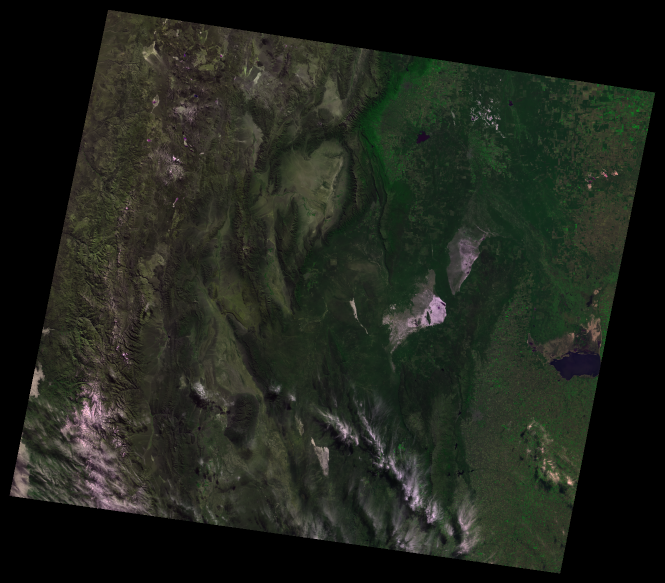
#> input picture algoritmo_v1_com_opencv_e_numpy/imagens/imagem.png, 1329 x 1166 px (shown at 1/2 size)
$ python Detect_dematament_satelite_image.py
#> lines starting #> are read from the running program, lines starting #| are printed output that depends on the picture; after the words box and inside, x2 and y2 are one past the last pixel; in counts of white or black regions, pixels touching at a corner belong together
# Importando bibliotecas
import numpy as np
import cv2

# Carregando imagem
image = cv2.imread('imagens/imagem.png')
#> image is the input picture: shape (1166, 1329, 3); mean B, G, R 27.5, 35.7, 31.8

# Criando HSV da imagem
hsv = cv2.cvtColor(image, cv2.COLOR_BGR2HSV)
#> hsv: shape (1166, 1329, 3); mean H, S, V 34.5, 50.8, 36.9

# Delimitação das cores das nuvens
white_donw = np.array([0, 0, 200])
white_upper = np.array([179, 50, 255])

# Delimitações de cores verde e azul
# Verde
green_donw = np.array([35, 10, 10]) # EM HSV
green_upper = np.array([85, 255, 255]) # EM HSV

# Azul
blue_donw = np.array([90, 50, 20]) # EM HSV
blue_upper = np.array([120, 255, 255]) # EM HSV

# Criando máscaras para as duas cores
green_mask = cv2.inRange(hsv, green_donw, green_upper)
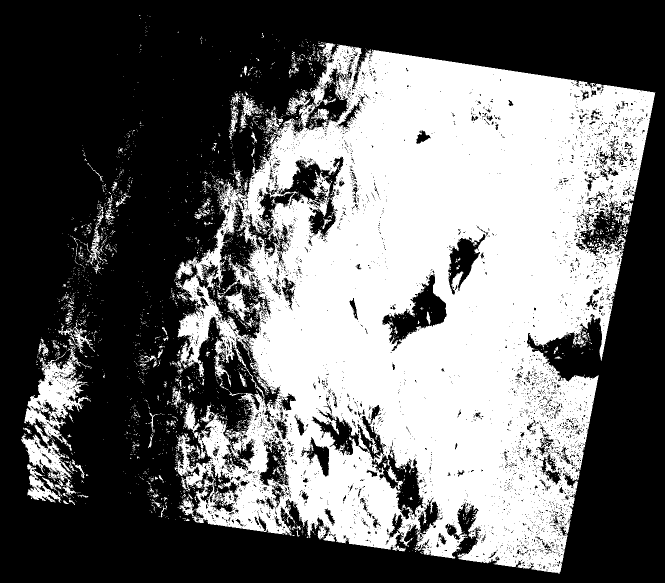
#> green_mask: shape (1166, 1329) (shown at 1/2 size); 42.2% white; 3154 white regions (2983 under 20 px), largest, box (x1, y1, x2, y2) and area: (349, 84, 1311, 1147) 617980, (42, 692, 184, 964) 13062, (54, 928, 123, 1006) 1774
blue_mask = cv2.inRange(hsv, blue_donw, blue_upper)
#> blue_mask: shape (1166, 1329); 0.04% white in thin lines or dots, all inside (x1, y1, x2, y2) = (695, 136, 1201, 1146)
white_mask = cv2.inRange(hsv, white_donw, white_upper)
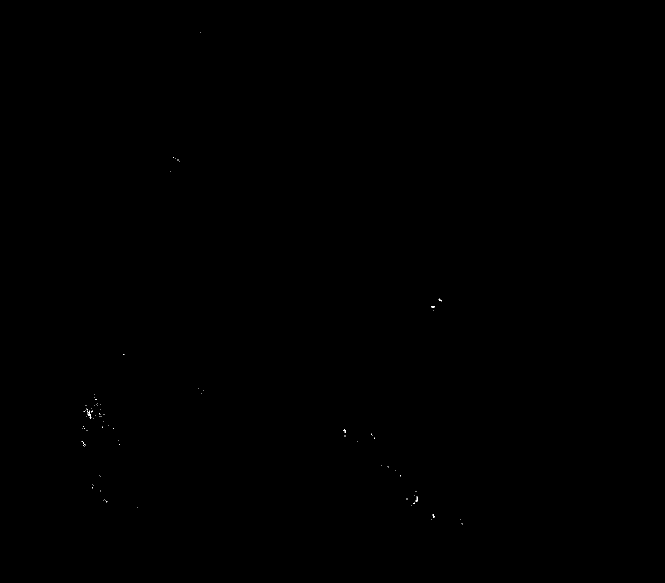
#> white_mask: shape (1166, 1329) (shown at 1/2 size); 0.02% white in thin lines or dots, all inside (x1, y1, x2, y2) = (163, 65, 925, 1049)

# Criando a visinhaça de pixel considerada
karnel = np.ones((5, 5), 'uint8')

# Ditalando a mascara - Deixando ela maior e corrigindo erros
green_mask = cv2.morphologyEx(green_mask, cv2.MORPH_CLOSE, karnel)
#> green_mask: shape (1166, 1329); 47.5% white; 536 white regions (465 under 20 px), largest, box (x1, y1, x2, y2) and area: (334, 83, 1311, 1147) 697460, (42, 584, 195, 1010) 25048, (141, 358, 237, 548) 4169
blue_mask = cv2.morphologyEx(blue_mask, cv2.MORPH_CLOSE, karnel)
#> blue_mask: shape (1166, 1329); 0.06% white; 114 white regions (103 under 20 px), largest, box (x1, y1, x2, y2) and area: (1173, 589, 1185, 614) 124, (1079, 959, 1101, 979) 98, (908, 1055, 919, 1080) 92
white_mask = cv2.morphologyEx(white_mask, cv2.MORPH_CLOSE, karnel)
#> white_mask: shape (1166, 1329); 0.03% white; 63 white regions (59 under 20 px), largest, box (x1, y1, x2, y2) and area: (167, 817, 186, 838) 135, (831, 993, 836, 1004) 32, (862, 612, 870, 621) 24, (166, 884, 172, 894) 21

# Região onde a área não é verde ou azul - Área desmatada, urbanizada ou queimada
green_not_mask = cv2.bitwise_not(green_mask)
res_not_green = cv2.bitwise_and(image, image, mask=green_not_mask) # Imagem só com área sem verde
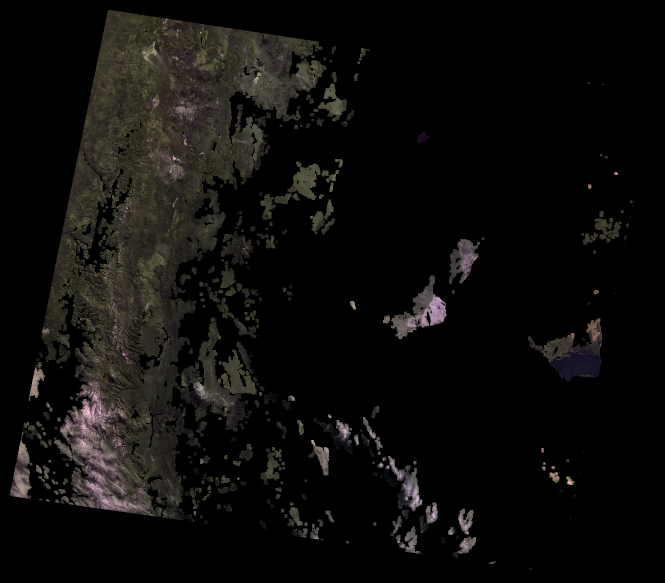
#> res_not_green: shape (1166, 1329, 3) (shown at 1/2 size); mean B, G, R 11.2, 12.8, 13.9

blue_not_mask = cv2.bitwise_not(blue_mask)
res_not_blue = cv2.bitwise_and(image, image, mask=blue_not_mask) # Imagem só com a área azul

white_not_mask = cv2.bitwise_not(white_mask)
res_not_mask = cv2.bitwise_and(image, image, mask=white_not_mask)  # Imagem só com área branca

# Juntando as duas mascaras da área desmatada em só uma
non_green_and_blue_and_white_mask = cv2.bitwise_and(green_not_mask, blue_not_mask, white_not_mask)
#> non_green_and_blue_and_white_mask: shape (1166, 1329); 52.5% white; 547 black regions (475 under 20 px), largest, box (x1, y1, x2, y2) and area: (334, 83, 1311, 1147) 697727, (42, 584, 195, 1010) 25048, (141, 358, 237, 548) 4169
res_non_green_and_blue_and_white = cv2.bitwise_and(image, image, mask=non_green_and_blue_and_white_mask)


# Criando sobreposição colorida na imagem original de área desmatada
img_sbp = np.zeros_like(image, dtype=np.uint8)
img_sbp[non_green_and_blue_and_white_mask == 255] = (0, 0, 255) # Definindo a imagem de sobreposição como a mascara de cor vermelha

# Colocando sobreposição na imagem original
image_com_sbp = cv2.addWeighted(image, 0.5, img_sbp, 0.5, 0)
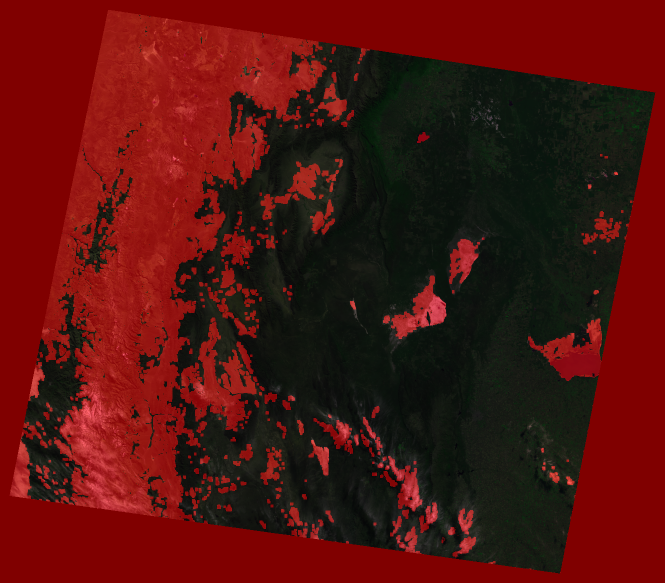
#> image_com_sbp: shape (1166, 1329, 3) (shown at 1/2 size); mean B, G, R 13.8, 17.9, 83


# Redimensionando imagens
largura = 600
altura = 500
image = cv2.resize(image, (largura, altura), interpolation=cv2.INTER_AREA)
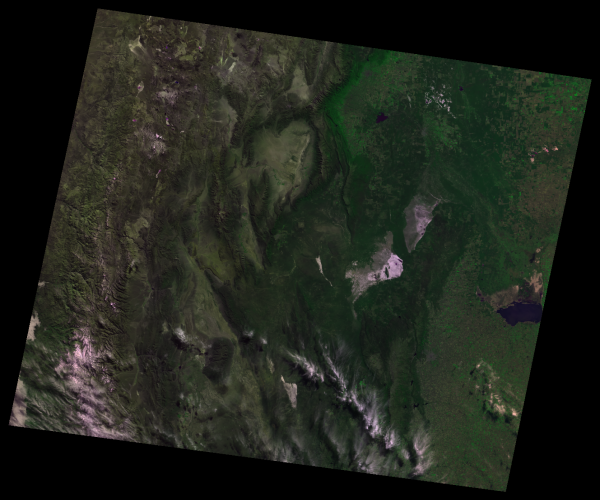
#> image: shape (500, 600, 3); mean B, G, R 27.6, 35.7, 31.8
image_com_sbp = cv2.resize(image_com_sbp, (largura, altura), interpolation=cv2.INTER_AREA)
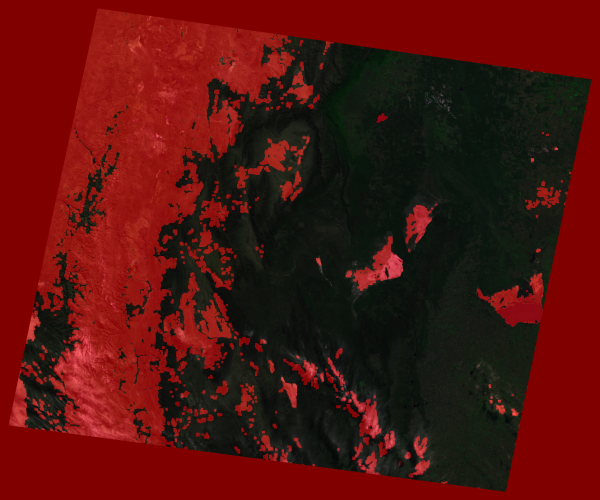
#> image_com_sbp: shape (500, 600, 3); mean B, G, R 13.8, 17.9, 83

# Colando Imagens
merged_image = np.hstack((image, image_com_sbp))
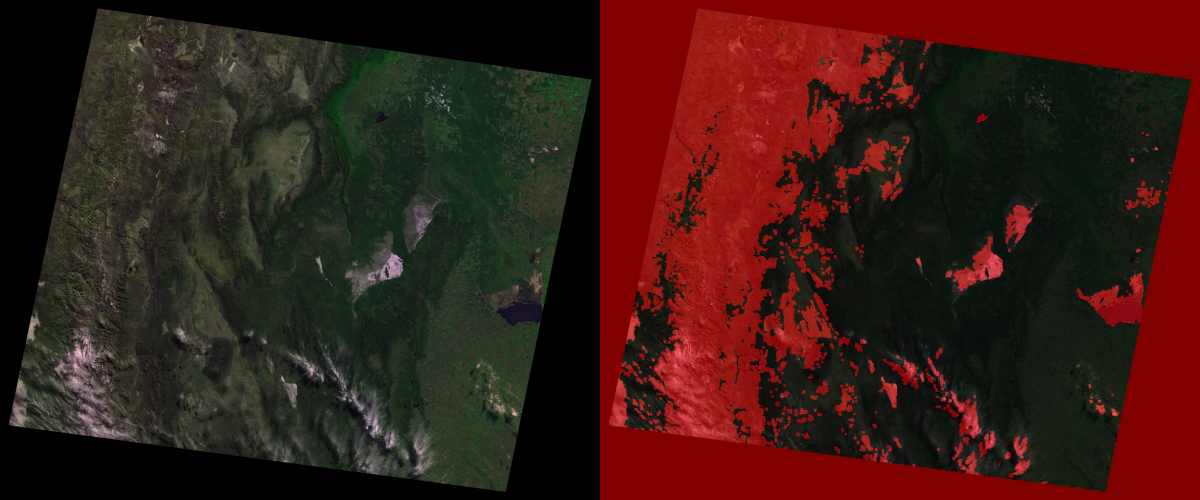
#> merged_image: shape (500, 1200, 3); mean B, G, R 20.7, 26.8, 57.4

# Mostrando Resultado
cv2.imshow('Resultado - Áreas com vegetação baixa', merged_image)


cv2.waitKey(0)
cv2.destroyAllWindows()

$ run again, with algoritmo_v1_com_opencv_e_numpy/imagens/img_2.png copied over algoritmo_v1_com_opencv_e_numpy/imagens/imagem.png
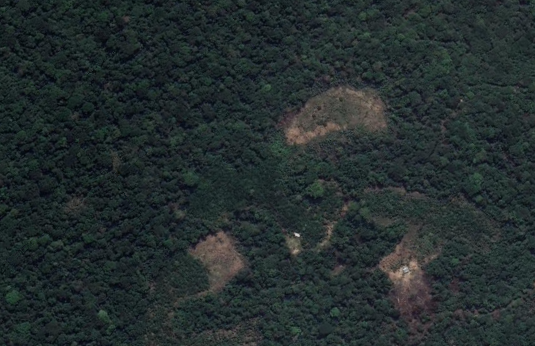
#> input picture algoritmo_v1_com_opencv_e_numpy/imagens/img_2.png, 535 x 346 px
#> image is the input picture: shape (346, 535, 3); mean B, G, R 46.5, 45.8, 36.4
#> hsv: shape (346, 535, 3); mean H, S, V 90.1, 72.5, 48
#> `green_mask = cv2.inRange(hsv, green_donw, green_upper)`:
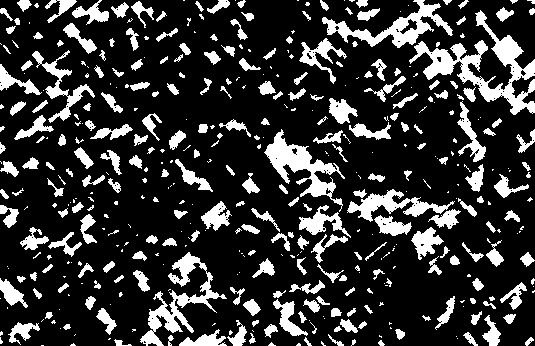
#> green_mask: shape (346, 535); 20.5% white; 444 white regions (209 under 20 px), largest, box (x1, y1, x2, y2) and area: (409, 10, 535, 115) 3456, (140, 252, 227, 346) 2030, (264, 129, 345, 212) 1955
#> white_mask: shape (346, 535); 0% white in thin lines or dots, all inside (x1, y1, x2, y2) = (296, 234, 406, 269)
#> green_not_mask: shape (346, 535); 76.7% white; 302 black regions (130 under 20 px), largest, box (x1, y1, x2, y2) and area: (299, 0, 535, 192) 7934, (264, 129, 351, 283) 3505, (347, 189, 477, 260) 3141
#> blue_not_mask: shape (346, 535); 31.6% white; 196 white regions (4 under 20 px), largest, box (x1, y1, x2, y2) and area: (265, 62, 483, 346) 20299, (134, 202, 263, 346) 7423, (451, 33, 535, 114) 3156
#> non_green_and_blue_and_white_mask: shape (346, 535); 12.3% white; 1028 white regions (932 under 20 px), largest, box (x1, y1, x2, y2) and area: (364, 209, 461, 346) 5009, (274, 72, 394, 167) 4446, (187, 227, 250, 294) 2227
#> image: shape (500, 600, 3)
#> `merged_image = np.hstack((image, image_com_sbp))`:
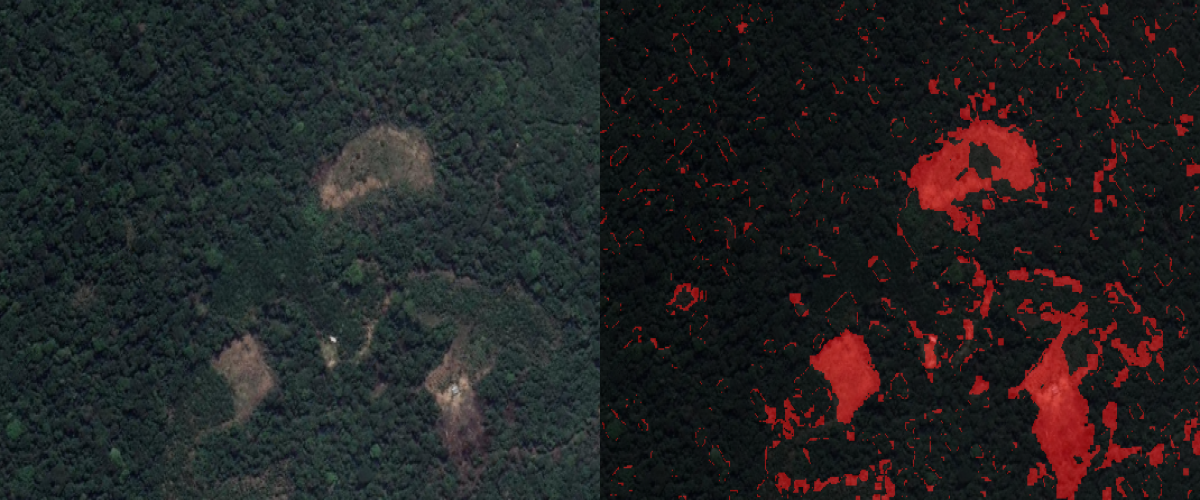
#> merged_image: shape (500, 1200, 3); mean B, G, R 34.8, 34.3, 35.1
